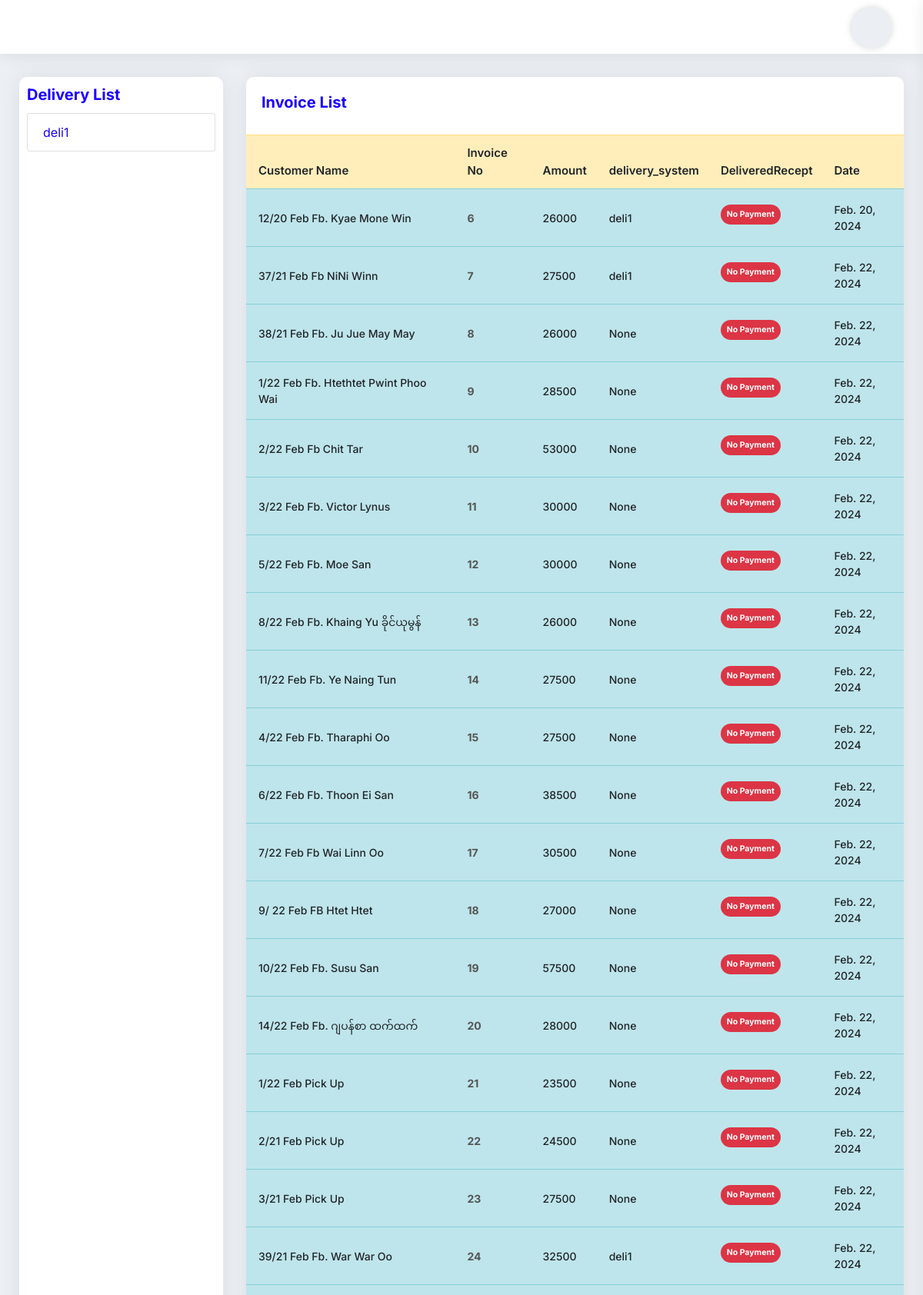
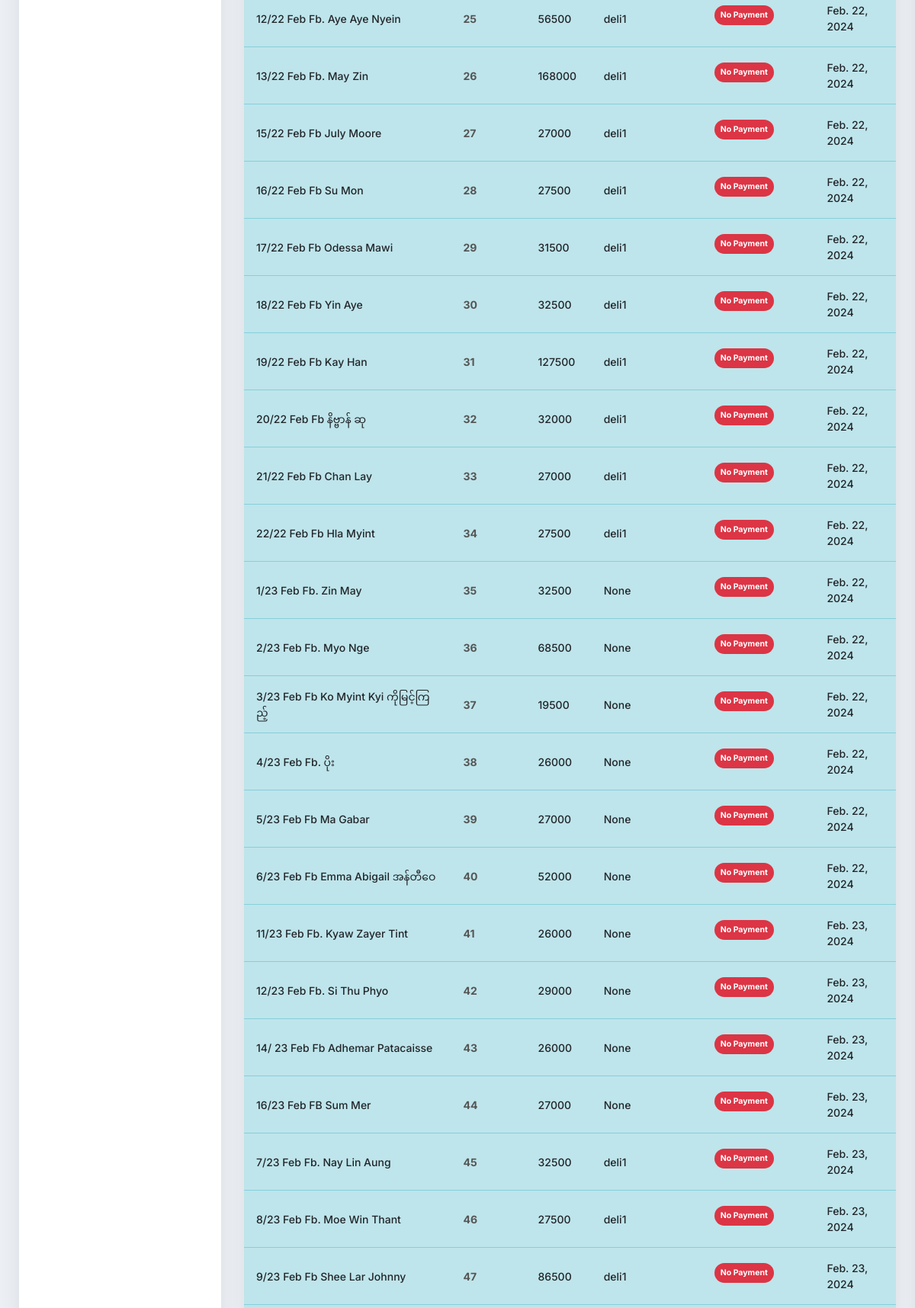
Page /DeliveryPaymentReportView/ (upper part) on the committed database (2 pictures, top to bottom).
### myapp/models.py (models this page shows, shortened)
class DeliverySystem(models.Model):
    delivery_name = models.CharField(max_length=225)
    def __str__(self):
        return self.delivery_name

class Order(models.Model):
    cart = models.OneToOneField(Cart, on_delete=models.CASCADE)
    ordered_by = models.CharField(max_length=255,null=True, blank=True)
    shipping_address = models.CharField(max_length=255, null=True, blank=True)
    mobile = models.CharField(max_length=255,null=True, blank=True)
    email = models.EmailField(null=True, blank=True)
    subtotal = models.PositiveIntegerField()
    discount = models.PositiveIntegerField(default=0)
    total = models.PositiveIntegerField()
    tax = models.PositiveIntegerField()
    delivery_fee = models.IntegerField(default=0)
    delivery_system = models.ForeignKey(DeliverySystem, on_delete=models.CASCADE, blank=True,null=True)
    all_total = models.PositiveIntegerField()
    all_total_delivery = models.IntegerField(default=0)
    ordered_staus = models.CharField(max_length=255, choices=STATUS, default='Cash')
    payment = models.CharField(max_length=225, choices=PAYMENT_TYPE, default='Cash')
    deli_payment = models.BooleanField(default=False)
    created_at = models.DateField(auto_now_add=True)

### myapp/views.py (the view)
# urls.py: path('DeliveryPaymentReportView/', DeliveryPaymentReportView, name='DeliveryPaymentReportView'),
def DeliveryPaymentReportView(request):
    deli_com = DeliverySystem.objects.all()
    deli = request.GET.get('deli')
    if deli == None:
        queryset = Order.objects.all()
        context = {'deli_com': deli_com, 'queryset': queryset}
        return render(request, 'delivered_report.html', context)
    else:
        queryset = Order.objects.filter(delivery_system__delivery_name=deli,deli_payment=False)
        context = {'deli_com': deli_com, 'queryset': queryset}
        return render(request, 'delivered_report.html', context)

### templates/delivered_report.html (shortened to what this page needs)
{% extends 'base.html' %}
{% block content %}
<div class="row">
    <div class="col-lg-3 col-md-3 col-sm-12 mb-30">
							<div class="pd-10 card-box height-100-p">
								<h4 class="mb-10 h4 text-blue">Delivery List</h4>
								<ul class="list-group">
                                     {% for i in deli_com %}
									<li class="list-group-item"><a href="{% url 'myapp:DeliveryPaymentReportView' %}?deli={{i.delivery_name}}" class="text-blue">{{i.delivery_name}}</a></li>
                                     {% endfor %}
								</ul>
							</div>
						</div>
    <div class="col-md-9">
        <div class="card-box mb-30">
    <div class="pd-20">
        <h4 class="text-blue h4">Invoice List</h4>
    </div>
    <div class="pb-20">
        <table
                class="table hover data-table-export nowrap"
        >
            <thead>
            <tr class="table-warning">
                <th class="table-plus datatable-nosort">Customer Name</th>
                <th>Invoice No</th>
                <th>Amount</th>
                <th>delivery_system</th>
                <th>DeliveredRecept</th>
                <th>Date</th>
            </tr>
            </thead>
            <tbody>
            {% for p in queryset %}
            <tr class="table-info">
                <td class="table-plus">{{p.ordered_by}}</td>
                <td><a href="{% url 'myapp:InvoiceDetailView' p.id%}"><strong>{{p.id}}</strong></a></td>
                <td>{{p.all_total_delivery}}</td>
                <td>{{p.delivery_system}}</td>
                <td>
                    <label class="switch">
                        {% if p.deli_payment == True %}
                        <span class="badge badge-info badge-pill">completed</span>
                        {% else %}
                        <a href="{% url 'myapp:Deliverpayment' p.id%}" type="submit"><span class="badge badge-danger badge-pill">No Payment</span></a>
                        {% endif %}
                    </label>
                </td>
                <td>{{p.created_at}}</td>
            </tr>
            {% endfor %}
            </tbody>
        </table>
    </div>
</div>
    </div>
</div>
{% endblock content %}

### rows in the picture
DeliverySystem: delivery_name "deli1"
Order: ordered_by "12/20 Feb Fb. Kyae Mone Win", id "6", all_total_delivery "26000", delivery_system "deli1", deli_payment "No Payment", created_at "Feb. 20, 2024"
Order: ordered_by "37/21 Feb Fb NiNi Winn", id "7", all_total_delivery "27500", delivery_system "deli1", deli_payment "No Payment", created_at "Feb. 22, 2024"
Order: ordered_by "38/21 Feb Fb. Ju Jue May May", id "8", all_total_delivery "26000", delivery_system "None", deli_payment "No Payment", created_at "Feb. 22, 2024"
Order: ordered_by "1/22 Feb Fb. Htethtet Pwint Phoo Wai", id "9", all_total_delivery "28500", delivery_system "None", deli_payment "No Payment", created_at "Feb. 22, 2024"
Order: ordered_by "2/22 Feb Fb Chit Tar", id "10", all_total_delivery "53000", delivery_system "None", deli_payment "No Payment", created_at "Feb. 22, 2024"
Order: ordered_by "3/22 Feb Fb. Victor Lynus", id "11", all_total_delivery "30000", delivery_system "None", deli_payment "No Payment", created_at "Feb. 22, 2024"
Order: ordered_by "5/22 Feb Fb. Moe San", id "12", all_total_delivery "30000", delivery_system "None", deli_payment "No Payment", created_at "Feb. 22, 2024"
Order: ordered_by "8/22 Feb Fb. Khaing Yu ခိုင်ယုမွန်", id "13", all_total_delivery "26000", delivery_system "None", deli_payment "No Payment", created_at "Feb. 22, 2024"
Order: ordered_by "11/22 Feb Fb. Ye Naing Tun", id "14", all_total_delivery "27500", delivery_system "None", deli_payment "No Payment", created_at "Feb. 22, 2024"
Order: ordered_by "4/22 Feb Fb. Tharaphi Oo", id "15", all_total_delivery "27500", delivery_system "None", deli_payment "No Payment", created_at "Feb. 22, 2024"
Order: ordered_by "6/22 Feb Fb. Thoon Ei San", id "16", all_total_delivery "38500", delivery_system "None", deli_payment "No Payment", created_at "Feb. 22, 2024"
Order: ordered_by "7/22 Feb Fb Wai Linn Oo", id "17", all_total_delivery "30500", delivery_system "None", deli_payment "No Payment", created_at "Feb. 22, 2024"
Order: ordered_by "9/ 22 Feb FB Htet Htet", id "18", all_total_delivery "27000", delivery_system "None", deli_payment "No Payment", created_at "Feb. 22, 2024"
Order: ordered_by "10/22 Feb Fb. Susu San", id "19", all_total_delivery "57500", delivery_system "None", deli_payment "No Payment", created_at "Feb. 22, 2024"
Order: ordered_by "14/22 Feb Fb. ဂျပန်စာ ထက်ထက်", id "20", all_total_delivery "28000", delivery_system "None", deli_payment "No Payment", created_at "Feb. 22, 2024"
Order: ordered_by "1/22 Feb Pick Up", id "21", all_total_delivery "23500", delivery_system "None", deli_payment "No Payment", created_at "Feb. 22, 2024"
Order: ordered_by "2/21 Feb Pick Up", id "22", all_total_delivery "24500", delivery_system "None", deli_payment "No Payment", created_at "Feb. 22, 2024"
Order: ordered_by "3/21 Feb Pick Up", id "23", all_total_delivery "27500", delivery_system "None", deli_payment "No Payment", created_at "Feb. 22, 2024"
Order: ordered_by "39/21 Feb Fb. War War Oo", id "24", all_total_delivery "32500", delivery_system "deli1", deli_payment "No Payment", created_at "Feb. 22, 2024"
Order: ordered_by "12/22 Feb Fb. Aye Aye Nyein", id "25", all_total_delivery "56500", delivery_system "deli1", deli_payment "No Payment", created_at "Feb. 22, 2024"
Order: ordered_by "13/22 Feb Fb. May Zin", id "26", all_total_delivery "168000", delivery_system "deli1", deli_payment "No Payment", created_at "Feb. 22, 2024"
Order: ordered_by "15/22 Feb Fb July Moore", id "27", all_total_delivery "27000", delivery_system "deli1", deli_payment "No Payment", created_at "Feb. 22, 2024"
Order: ordered_by "16/22 Feb Fb Su Mon", id "28", all_total_delivery "27500", delivery_system "deli1", deli_payment "No Payment", created_at "Feb. 22, 2024"
Order: ordered_by "17/22 Feb Fb Odessa Mawi", id "29", all_total_delivery "31500", delivery_system "deli1", deli_payment "No Payment", created_at "Feb. 22, 2024"
Order: ordered_by "18/22 Feb Fb Yin Aye", id "30", all_total_delivery "32500", delivery_system "deli1", deli_payment "No Payment", created_at "Feb. 22, 2024"
Order: ordered_by "19/22 Feb Fb Kay Han", id "31", all_total_delivery "127500", delivery_system "deli1", deli_payment "No Payment", created_at "Feb. 22, 2024"
Order: ordered_by "20/22 Feb Fb နိဗ္ဗာန် ဆု", id "32", all_total_delivery "32000", delivery_system "deli1", deli_payment "No Payment", created_at "Feb. 22, 2024"
Order: ordered_by "21/22 Feb Fb Chan Lay", id "33", all_total_delivery "27000", delivery_system "deli1", deli_payment "No Payment", created_at "Feb. 22, 2024"
Order: ordered_by "22/22 Feb Fb Hla Myint", id "34", all_total_delivery "27500", delivery_system "deli1", deli_payment "No Payment", created_at "Feb. 22, 2024"
Order: ordered_by "1/23 Feb Fb. Zin May", id "35", all_total_delivery "32500", delivery_system "None", deli_payment "No Payment", created_at "Feb. 22, 2024"
Order: ordered_by "2/23 Feb Fb. Myo Nge", id "36", all_total_delivery "68500", delivery_system "None", deli_payment "No Payment", created_at "Feb. 22, 2024"
Order: ordered_by "3/23 Feb Fb Ko Myint Kyi ကိုမြင့်ကြည့်", id "37", all_total_delivery "19500", delivery_system "None", deli_payment "No Payment", created_at "Feb. 22, 2024"
Order: ordered_by "4/23 Feb Fb. ပိုး", id "38", all_total_delivery "26000", delivery_system "None", deli_payment "No Payment", created_at "Feb. 22, 2024"
Order: ordered_by "5/23 Feb Fb Ma Gabar", id "39", all_total_delivery "27000", delivery_system "None", deli_payment "No Payment", created_at "Feb. 22, 2024"
Order: ordered_by "6/23 Feb Fb Emma Abigail အန်တီဝေ", id "40", all_total_delivery "52000", delivery_system "None", deli_payment "No Payment", created_at "Feb. 22, 2024"
Order: ordered_by "11/23 Feb Fb. Kyaw Zayer Tint", id "41", all_total_delivery "26000", delivery_system "None", deli_payment "No Payment", created_at "Feb. 23, 2024"
Order: ordered_by "12/23 Feb Fb. Si Thu Phyo", id "42", all_total_delivery "29000", delivery_system "None", deli_payment "No Payment", created_at "Feb. 23, 2024"
Order: ordered_by "14/ 23 Feb Fb Adhemar Patacaisse", id "43", all_total_delivery "26000", delivery_system "None", deli_payment "No Payment", created_at "Feb. 23, 2024"
Order: ordered_by "16/23 Feb FB Sum Mer", id "44", all_total_delivery "27000", delivery_system "None", deli_payment "No Payment", created_at "Feb. 23, 2024"
Order: ordered_by "7/23 Feb Fb. Nay Lin Aung", id "45", all_total_delivery "32500", delivery_system "deli1", deli_payment "No Payment", created_at "Feb. 23, 2024"
Order: ordered_by "8/23 Feb Fb. Moe Win Thant", id "46", all_total_delivery "27500", delivery_system "deli1", deli_payment "No Payment", created_at "Feb. 23, 2024"
Order: ordered_by "9/23 Feb Fb Shee Lar Johnny", id "47", all_total_delivery "86500", delivery_system "deli1", deli_payment "No Payment", created_at "Feb. 23, 2024"
